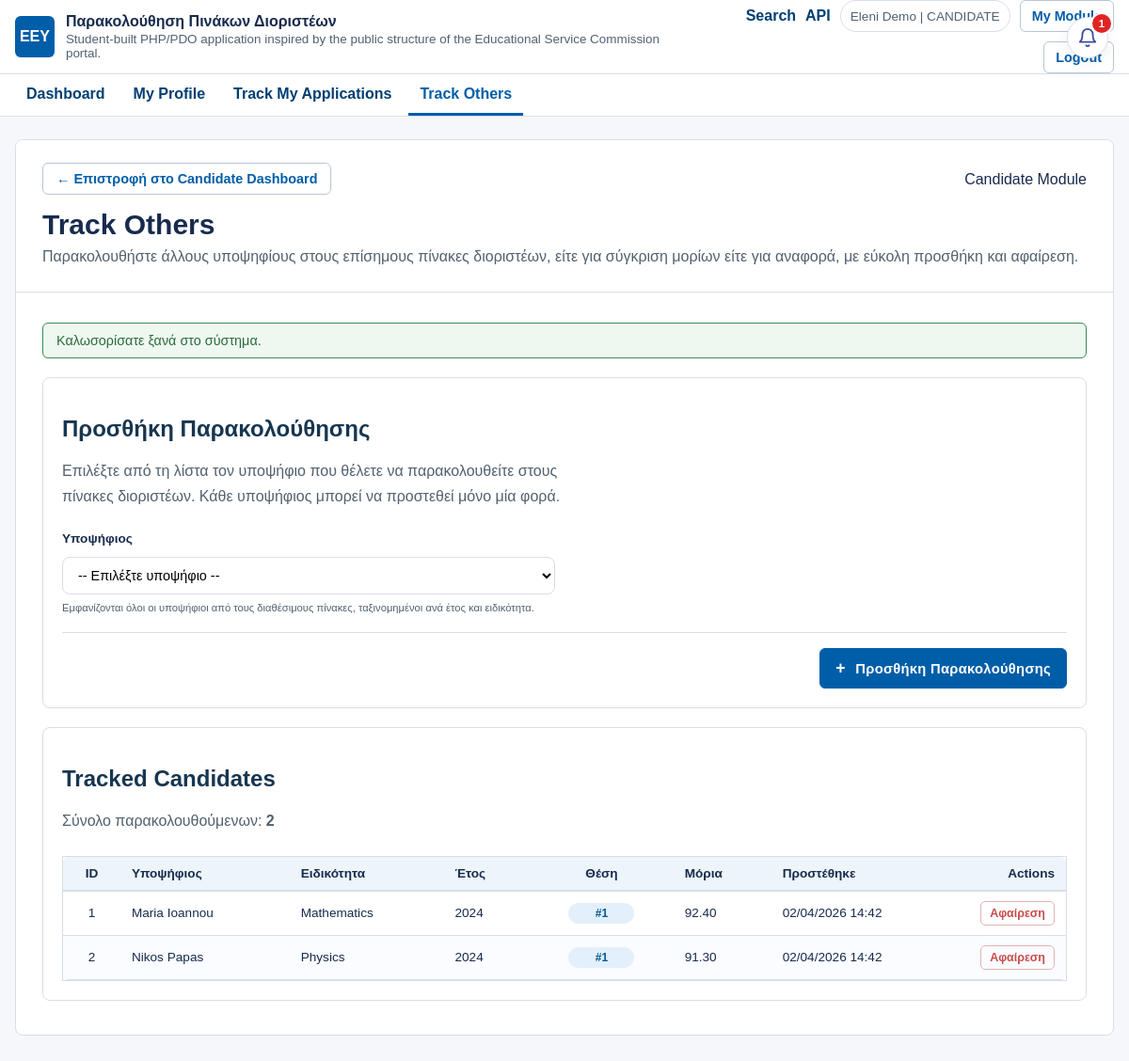
Page /modules/candidate/track-others.php (signed in) on the committed database.
### tables this page shows
CREATE TABLE candidates (
  id INT AUTO_INCREMENT PRIMARY KEY,
  name VARCHAR(100) NOT NULL,
  surname VARCHAR(100) NOT NULL,
  birth_year INT DEFAULT NULL,
  specialty_id INT NOT NULL,
  list_id INT NOT NULL,
  position INT NOT NULL,
  points DECIMAL(5, 2) DEFAULT NULL,
  created_at TIMESTAMP DEFAULT CURRENT_TIMESTAMP,
  CONSTRAINT fk_candidates_specialty
    FOREIGN KEY (specialty_id) REFERENCES specialties(id)
    ON DELETE RESTRICT ON UPDATE CASCADE,
  CONSTRAINT fk_candidates_list
    FOREIGN KEY (list_id) REFERENCES lists(id)
    ON DELETE CASCADE ON UPDATE CASCADE,
  UNIQUE KEY uq_candidates_list_position (list_id, position),
  INDEX idx_candidates_specialty (specialty_id),
  INDEX idx_candidates_points (points)
);

CREATE TABLE tracked_candidates (
  id INT AUTO_INCREMENT PRIMARY KEY,
  user_id INT NOT NULL,
  candidate_id INT NOT NULL,
  tracked_at TIMESTAMP DEFAULT CURRENT_TIMESTAMP,
  CONSTRAINT fk_tracked_user
    FOREIGN KEY (user_id) REFERENCES users(id)
    ON DELETE CASCADE ON UPDATE CASCADE,
  CONSTRAINT fk_tracked_candidate
    FOREIGN KEY (candidate_id) REFERENCES candidates(id)
    ON DELETE CASCADE ON UPDATE CASCADE,
  UNIQUE KEY uq_tracked_user_candidate (user_id, candidate_id)
);

CREATE TABLE specialties (
  id INT AUTO_INCREMENT PRIMARY KEY,
  name VARCHAR(150) NOT NULL,
  description TEXT,
  is_active TINYINT(1) NOT NULL DEFAULT 1
);

CREATE TABLE lists (
  id INT AUTO_INCREMENT PRIMARY KEY,
  specialty_id INT NOT NULL,
  year INT NOT NULL,
  status ENUM('draft', 'published') NOT NULL DEFAULT 'published',
  created_at TIMESTAMP DEFAULT CURRENT_TIMESTAMP,
  CONSTRAINT fk_lists_specialty
    FOREIGN KEY (specialty_id) REFERENCES specialties(id)
    ON DELETE RESTRICT ON UPDATE CASCADE,
  UNIQUE KEY uq_lists_specialty_year (specialty_id, year),
  INDEX idx_lists_year (year)
);

### includes/functions.php (called while the page is built, shortened)
<?php
function h($value) {
    return htmlspecialchars((string) $value, ENT_QUOTES, 'UTF-8');
}
function pdo(): PDO
{
    static $pdo = null;
    if (!$pdo instanceof PDO) {
        $pdo = require __DIR__ . '/db.php';
    }
    return $pdo;
}
function get_flash_messages() {
    $messages = $_SESSION['flash_messages'] ?? [];
    return is_array($messages) ? $messages : [];
}
function fetch_candidate_options(): array
{
    $statement = pdo()->prepare(
        'SELECT candidates.id, candidates.name, candidates.surname, candidates.position, candidates.points,
                lists.year, specialties.name AS specialty_name
         FROM candidates
         INNER JOIN lists ON lists.id = candidates.list_id
         INNER JOIN specialties ON specialties.id = candidates.specialty_id
         ORDER BY lists.year DESC, specialties.name ASC, candidates.position ASC'
    );
    $statement->execute();
    return $statement->fetchAll();
}

### modules/candidate/track-others.php (the view, shortened to what this page needs)
<?php
$user = require_login(['candidate']);
$errors = [];
$candidateOptions = fetch_candidate_options();
$trackedStatement = pdo()->prepare(
    'SELECT tracked_candidates.id, tracked_candidates.tracked_at,
            candidates.name, candidates.surname, candidates.position, candidates.points,
            lists.year, specialties.name AS specialty_name
     FROM tracked_candidates
     INNER JOIN candidates ON candidates.id = tracked_candidates.candidate_id
     INNER JOIN lists ON lists.id = candidates.list_id
     INNER JOIN specialties ON specialties.id = candidates.specialty_id
     WHERE tracked_candidates.user_id = :user_id
     ORDER BY tracked_candidates.tracked_at DESC'
);
$trackedStatement->execute(['user_id' => $user['id']]);
$trackedRows = $trackedStatement->fetchAll();
$messages = array_merge(
    get_flash_messages(),
    array_map(
        function ($error) {
            return ['type' => 'error', 'message' => $error];
        },
        $errors
    )
);
?>
<!DOCTYPE html>
<html lang="el">
<head>
    <link rel="stylesheet" href="../../assets/css/style.css">
</head>
<body>
    <?php require __DIR__ . '/../../includes/app_topbar.php'; ?>
    <?php $moduleKey = 'candidate'; $pageKey = 'track-others'; require __DIR__ . '/../../includes/nav.php'; ?>
    <?php require __DIR__ . '/../../includes/notifications_bell.php'; ?>
    <div class="auth-container">
        <div class="auth-card">
            <div class="page-banner">
                <div class="banner-row-flex">
                    <p class="eyebrow">Candidate Module</p>
                    <a class="button-link secondary header-back-link" href="dashboard.php">
                        ← Επιστροφή στο Candidate Dashboard
                    </a>
                </div>
                <h1 class="auth-title">Track Others</h1>
                <p class="auth-subtitle">Παρακολουθήστε άλλους υποψηφίους στους επίσημους πίνακες διοριστέων, είτε για σύγκριση μορίων είτε για αναφορά, με εύκολη προσθήκη και αφαίρεση.</p>
            </div>
            <div class="page-body">
                <?php foreach ($messages as $message): ?>
                    <div class="message <?php echo h($message['type']); ?>"><?php echo h($message['message']); ?></div>
                <?php endforeach; ?>
                <div class="section-card section-card-compact">
                    <h2 class="section-title">Προσθήκη Παρακολούθησης</h2>
                    <p class="section-text">Επιλέξτε από τη λίστα τον υποψήφιο που θέλετε να παρακολουθείτε στους πίνακες διοριστέων. Κάθε υποψήφιος μπορεί να προστεθεί μόνο μία φορά.</p>
                    <form method="post" action="" class="add-specialty-form">
                        <div class="form-row">
                            <div class="form-group">
                                <label for="tracked_candidate_id">Υποψήφιος</label>
                                <select name="candidate_id" id="tracked_candidate_id" class="form-input" required>
                                    <option value="">-- Επιλέξτε υποψήφιο --</option>
                                </select>
                                <span class="form-hint">Εμφανίζονται όλοι οι υποψήφιοι από τους διαθέσιμους πίνακες, ταξινομημένοι ανά έτος και ειδικότητα.</span>
                            </div>
                        </div>
                        <div class="form-actions">
                            <button type="submit" class="primary-button">
                                <span class="btn-icon">+</span> Προσθήκη Παρακολούθησης
                            </button>
                        </div>
                    </form>
                </div>
                <div class="section-card section-card-compact">
                    <div class="section-header">
                        <h2 class="section-title">Tracked Candidates</h2>
                        <p class="section-text">Σύνολο παρακολουθούμενων: <strong><?php echo h(count($trackedRows)); ?></strong></p>
                    </div>
                    <div class="table-wrap">
                        <table>
                            <thead>
                                <tr>
                                    <th>ID</th>
                                    <th>Υποψήφιος</th>
                                    <th>Ειδικότητα</th>
                                    <th>Έτος</th>
                                    <th>Θέση</th>
                                    <th>Μόρια</th>
                                    <th>Προστέθηκε</th>
                                    <th>Actions</th>
                                </tr>
                            </thead>
                            <tbody>
                                <?php if ($trackedRows === []): ?>
                                    <tr>
                                        <td colspan="8" class="empty-cell">Δεν υπάρχουν ακόμη παρακολουθούμενοι υποψήφιοι.</td>
                                    </tr>
                                <?php else: ?>
                                    <?php foreach ($trackedRows as $row): ?>
                                        <tr>
                                            <td><?php echo h($row['id']); ?></td>
                                            <td><?php echo h($row['name'] . ' ' . $row['surname']); ?></td>
                                            <td><?php echo h($row['specialty_name']); ?></td>
                                            <td><?php echo h($row['year']); ?></td>
                                            <td><span class="status-badge admin">#<?php echo h($row['position']); ?></span></td>
                                            <td><?php echo h($row['points']); ?></td>
                                            <td><?php echo h(date('d/m/Y H:i', strtotime($row['tracked_at']))); ?></td>
                                            <td>
                                                <div class="table-actions">
                                                    <button type="button" class="table-button danger"
                                                        onclick="openUntrackModal(<?php echo h($row['id']); ?>, <?php echo json_encode($row['name'] . ' ' . $row['surname']); ?>)">
                                                        Αφαίρεση
                                                    </button>
                                                </div>
                                            </td>
                                        </tr>
                                    <?php endforeach; ?>
                                <?php endif; ?>
                            </tbody>
                        </table>
                    </div>
                </div>
            </div>
        </div>
    </div>
</body>
</html>

### rows in the picture
candidates: position "2"
tracked_candidates: id "1", candidate.surname "Maria Ioannou", specialties.name "Mathematics", lists.year "2024", candidate.position "1", candidate.points "92.40", tracked_at "02/04/2026 14:42"
tracked_candidates: id "2", candidate.surname "Nikos Papas", specialties.name "Physics", lists.year "2024", candidate.position "1", candidate.points "91.30", tracked_at "02/04/2026 14:42"

### other values in the picture
app_config('name_el') "Παρακολούθηση Πινάκων Διοριστέων"
app_config('description') "Student-built PHP/PDO application inspired by the public structure of the Educational Service Commission portal."
$topbarUser['role'] "CANDIDATE"
$link['label'] "Dashboard"
$link['label'] "My Profile"
$link['label'] "Track My Applications"
$link['label'] "Track Others"
$bellUnreadCount "1"
$message['message'] "Καλωσορίσατε ξανά στο σύστημα."
